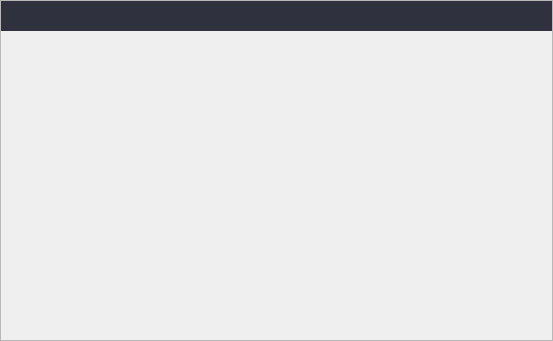
<?xml version="1.0" encoding="UTF-8"?>
<ui version="4.0">
 <class>CustomComboxBox</class>
 <widget class="QWidget" name="CustomComboxBox">
  <property name="geometry">
   <rect>
    <x>0</x>
    <y>0</y>
    <width>553</width>
    <height>341</height>
   </rect>
  </property>
  <property name="minimumSize">
   <size>
    <width>0</width>
    <height>0</height>
   </size>
  </property>
  <property name="maximumSize">
   <size>
    <width>16777215</width>
    <height>16777215</height>
   </size>
  </property>
  <property name="windowTitle">
   <string>Form</string>
  </property>
  <property name="styleSheet">
   <string notr="true">QPushButton#checkButton
{
padding-left:8px;
text-align: left;
color:#C7CEFF;
font-weight: bold;
background: rgb(47, 49, 63);
background-image:url(&quot;:/view/view/customview/drop_down.png&quot;);
background-repeat: no-repeat;
background-position: right center;
padding-right:12px;
border:0px;
}
QPushButton#checkButton:unchecked
{
background-image:url(&quot;:/view/view/customview/drop_down.png&quot;);
background-repeat: no-repeat;
background-position: right center;
padding-right:12px;
}
QPushButton#checkButton:checked
{
background-image:url(&quot;:/view/view/customview/pack_up.png&quot;);
background-repeat: no-repeat;
background-position: right center;
padding-right:12px;
}

QPushButton[CustomStyle=&quot;checked&quot;]{
background:rgb(65, 67, 83);
font-weight: bold;
color:rgb(199, 206, 255);
text-align: left;
padding-left:12px;
}

QPushButton[CustomStyle=&quot;unchecked&quot;]{
background:rgb(47, 49, 63);
color:rgb(151, 156, 188);
font-size:16px;
border:0px;
font-weight:normal;
text-align: left;
padding-left:12px;
}</string>
  </property>
  <layout class="QVBoxLayout" name="verticalLayout_3">
   <property name="spacing">
    <number>0</number>
   </property>
   <property name="leftMargin">
    <number>0</number>
   </property>
   <property name="topMargin">
    <number>0</number>
   </property>
   <property name="rightMargin">
    <number>0</number>
   </property>
   <property name="bottomMargin">
    <number>0</number>
   </property>
   <item>
    <widget class="QFrame" name="frame">
     <property name="minimumSize">
      <size>
       <width>0</width>
       <height>0</height>
      </size>
     </property>
     <property name="maximumSize">
      <size>
       <width>16777215</width>
       <height>16777215</height>
      </size>
     </property>
     <property name="styleSheet">
      <string notr="true"/>
     </property>
     <property name="frameShape">
      <enum>QFrame::StyledPanel</enum>
     </property>
     <property name="frameShadow">
      <enum>QFrame::Raised</enum>
     </property>
     <layout class="QVBoxLayout" name="verticalLayout_2">
      <property name="spacing">
       <number>0</number>
      </property>
      <property name="leftMargin">
       <number>0</number>
      </property>
      <property name="topMargin">
       <number>0</number>
      </property>
      <property name="rightMargin">
       <number>0</number>
      </property>
      <property name="bottomMargin">
       <number>0</number>
      </property>
      <item>
       <layout class="QHBoxLayout" name="horizontalLayout">
        <property name="spacing">
         <number>0</number>
        </property>
        <property name="rightMargin">
         <number>0</number>
        </property>
        <item>
         <widget class="QPushButton" name="checkButton">
          <property name="minimumSize">
           <size>
            <width>0</width>
            <height>30</height>
           </size>
          </property>
          <property name="text">
           <string/>
          </property>
         </widget>
        </item>
       </layout>
      </item>
      <item>
       <widget class="QWidget" name="widget" native="true">
        <layout class="QVBoxLayout" name="verticalLayout">
         <property name="spacing">
          <number>0</number>
         </property>
         <property name="leftMargin">
          <number>0</number>
         </property>
         <property name="topMargin">
          <number>0</number>
         </property>
         <property name="rightMargin">
          <number>0</number>
         </property>
         <property name="bottomMargin">
          <number>0</number>
         </property>
        </layout>
       </widget>
      </item>
     </layout>
    </widget>
   </item>
  </layout>
 </widget>
 <resources/>
 <connections/>
</ui>
